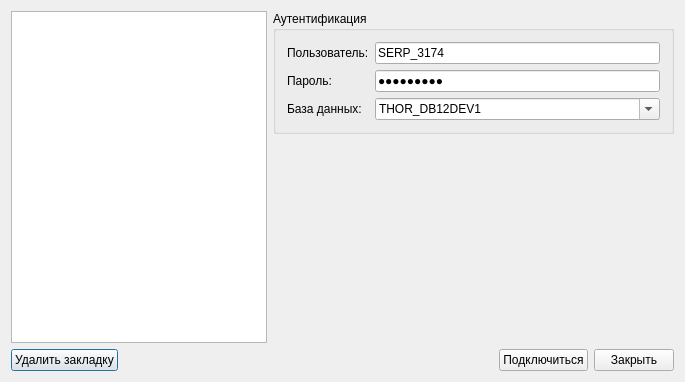
<?xml version="1.0" encoding="UTF-8"?>
<ui version="4.0">
 <class>OracleAuthDlg</class>
 <widget class="QDialog" name="OracleAuthDlg">
  <property name="geometry">
   <rect>
    <x>0</x>
    <y>0</y>
    <width>685</width>
    <height>382</height>
   </rect>
  </property>
  <property name="windowTitle">
   <string>Параметры подключения</string>
  </property>
  <property name="windowIcon">
   <iconset resource="../res/fmt.qrc">
    <normaloff>:/db</normaloff>:/db</iconset>
  </property>
  <layout class="QVBoxLayout" name="verticalLayout_3">
   <item>
    <layout class="QHBoxLayout" name="horizontalLayout" stretch="0,1">
     <item>
      <widget class="QTreeView" name="connectionsTree">
       <property name="editTriggers">
        <set>QAbstractItemView::NoEditTriggers</set>
       </property>
       <property name="iconSize">
        <size>
         <width>20</width>
         <height>20</height>
        </size>
       </property>
       <property name="rootIsDecorated">
        <bool>false</bool>
       </property>
      </widget>
     </item>
     <item>
      <layout class="QVBoxLayout" name="verticalLayout">
       <item>
        <widget class="QGroupBox" name="groupBox">
         <property name="title">
          <string>Аутентификация</string>
         </property>
         <layout class="QVBoxLayout" name="verticalLayout_2" stretch="0">
          <item>
           <layout class="QFormLayout" name="formLayout">
            <item row="0" column="0">
             <widget class="QLabel" name="label_6">
              <property name="text">
               <string>Пользователь:</string>
              </property>
             </widget>
            </item>
            <item row="0" column="1">
             <widget class="QLineEdit" name="lineEdit_username">
              <property name="text">
               <string>SERP_3174</string>
              </property>
             </widget>
            </item>
            <item row="1" column="0">
             <widget class="QLabel" name="label_7">
              <property name="text">
               <string>Пароль:</string>
              </property>
             </widget>
            </item>
            <item row="1" column="1">
             <widget class="QLineEdit" name="lineEdit_passw">
              <property name="text">
               <string>SERP_3174</string>
              </property>
              <property name="echoMode">
               <enum>QLineEdit::Password</enum>
              </property>
             </widget>
            </item>
            <item row="2" column="0">
             <widget class="QLabel" name="label_5">
              <property name="text">
               <string>База данных:</string>
              </property>
             </widget>
            </item>
            <item row="2" column="1">
             <widget class="QComboBox" name="comboBox_Dsn">
              <property name="editable">
               <bool>true</bool>
              </property>
              <property name="currentText">
               <string>THOR_DB12DEV1</string>
              </property>
             </widget>
            </item>
           </layout>
          </item>
         </layout>
        </widget>
       </item>
       <item>
        <spacer name="verticalSpacer_3">
         <property name="orientation">
          <enum>Qt::Vertical</enum>
         </property>
         <property name="sizeHint" stdset="0">
          <size>
           <width>108</width>
           <height>71</height>
          </size>
         </property>
        </spacer>
       </item>
      </layout>
     </item>
    </layout>
   </item>
   <item>
    <layout class="QHBoxLayout" name="horizontalLayout_3">
     <item>
      <widget class="QPushButton" name="delRecentButton">
       <property name="text">
        <string>Удалить закладку</string>
       </property>
      </widget>
     </item>
     <item>
      <spacer name="horizontalSpacer_2">
       <property name="orientation">
        <enum>Qt::Horizontal</enum>
       </property>
       <property name="sizeHint" stdset="0">
        <size>
         <width>40</width>
         <height>20</height>
        </size>
       </property>
      </spacer>
     </item>
     <item>
      <widget class="QPushButton" name="pushButton_accept">
       <property name="text">
        <string>Подключиться</string>
       </property>
      </widget>
     </item>
     <item>
      <widget class="QPushButton" name="pushButto_close">
       <property name="text">
        <string>Закрыть</string>
       </property>
      </widget>
     </item>
    </layout>
   </item>
  </layout>
 </widget>
 <layoutdefault spacing="6" margin="11"/>
 <tabstops>
  <tabstop>lineEdit_username</tabstop>
  <tabstop>lineEdit_passw</tabstop>
  <tabstop>pushButton_accept</tabstop>
  <tabstop>pushButto_close</tabstop>
 </tabstops>
 <resources>
  <include location="../res/fmt.qrc"/>
 </resources>
 <connections>
  <connection>
   <sender>pushButto_close</sender>
   <signal>clicked()</signal>
   <receiver>OracleAuthDlg</receiver>
   <slot>reject()</slot>
   <hints>
    <hint type="sourcelabel">
     <x>523</x>
     <y>297</y>
    </hint>
    <hint type="destinationlabel">
     <x>285</x>
     <y>159</y>
    </hint>
   </hints>
  </connection>
 </connections>
</ui>
